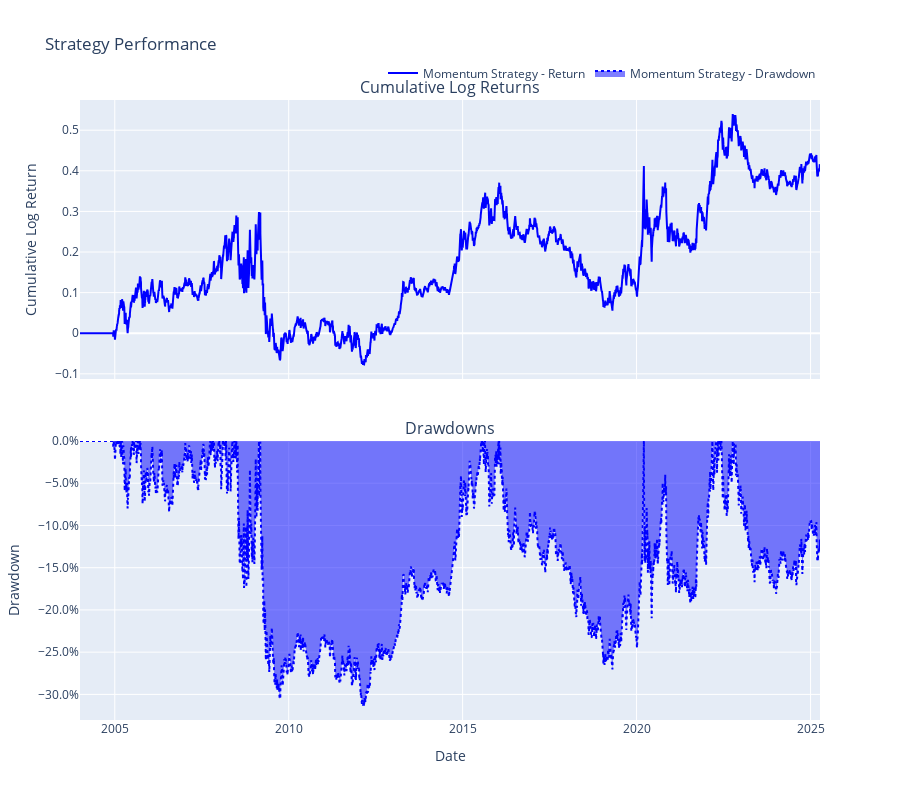

The notebook cell this image was saved under:
### Code cell
from backtest_plotter import BacktestPlotter
#  Plot combined metrics (stacked plot)
combined_fig = BacktestPlotter.plot_combined_metrics(
    [results_240['backtest_results']],
    names=["Momentum Strategy"],
    title="Strategy Performance"
)
combined_fig.show()

### Figure 1 — Plotly figure (JSON) as saved in the notebook; plotly's stock layout.template omitted (floating-point values rounded to 4 significant figures; data arrays with more than 128 entries replaced by an {"elided": "..."} marker saying what was removed)
{"data": [{"line": {"color": "blue"}, "mode": "lines", "name": "Momentum Strategy - Return", "type": "scatter", "x": {"elided": "5353 str values"}, "xaxis": "x", "y": {"elided": "5353 float values"}, "yaxis": "y"}, {"fill": "tozeroy", "line": {"color": "blue", "dash": "dot"}, "mode": "lines", "name": "Momentum Strategy - Drawdown", "type": "scatter", "x": {"elided": "5353 str values"}, "xaxis": "x2", "y": {"elided": "5353 float values"}, "yaxis": "y2"}], "layout": {"annotations": [{"font": {"size": 16}, "showarrow": false, "text": "Cumulative Log Returns", "x": 0.5, "xanchor": "center", "xref": "paper", "y": 1, "yanchor": "bottom", "yref": "paper"}, {"font": {"size": 16}, "showarrow": false, "text": "Drawdowns", "x": 0.5, "xanchor": "center", "xref": "paper", "y": 0.45, "yanchor": "bottom", "yref": "paper"}], "height": 800, "hovermode": "x unified", "legend": {"orientation": "h", "x": 1, "xanchor": "right", "y": 1.02, "yanchor": "bottom"}, "title": {"text": "Strategy Performance"}, "xaxis": {"anchor": "y", "domain": [0, 1], "matches": "x2", "showticklabels": false}, "xaxis2": {"anchor": "y2", "domain": [0, 1], "title": {"text": "Date"}}, "yaxis": {"anchor": "x", "domain": [0.55, 1], "title": {"text": "Cumulative Log Return"}}, "yaxis2": {"anchor": "x2", "domain": [0, 0.45], "tickformat": ".1%", "title": {"text": "Drawdown"}}}}
